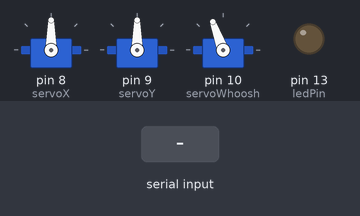
Bench run of a sketch on a simulated Arduino Uno, built with avr-gcc and run on an emulated ATmega328P. Parts: 3 × servo, output pins drawn as LEDs (lit = HIGH). The inputs (shaded band) are chosen by the test bench. What the sketch prints to the serial monitor is not drawn.

Above: at 1.2 s.
1.3 s: "Y" received over Serial
At 2.5 s:
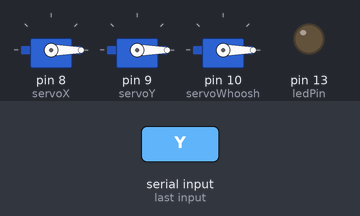
2.8 s: "90,45,200\n" received over Serial
At 4.0 s:
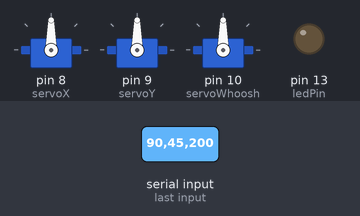
4.3 s: "30,150,10\n" received over Serial
At 5.5 s:
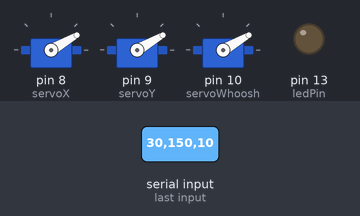
5.8 s: "200\n" received over Serial
At 7.0 s:
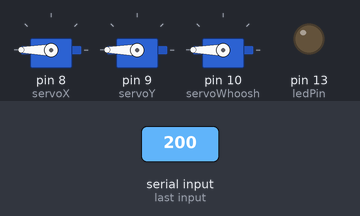
7.3 s: "X" received over Serial
At 8.5 s:
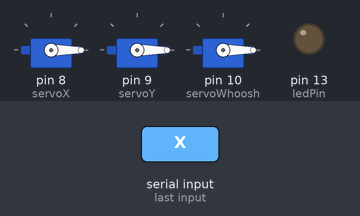
8.8 s: "90,45\n" received over Serial
At 10.3 s:
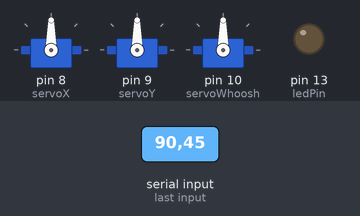
Timing chart, 0 to 11.3 s (numbered marks = the images above; inputs shaded):
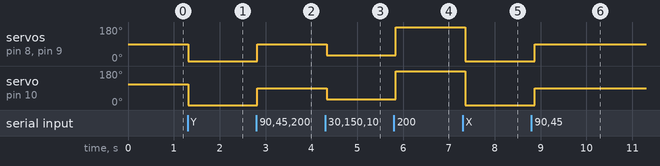

Measured:
- after the input at 1.3 s, servo on pin 8 (servoX), servo on pin 9 (servoY): 90° → 0° at once; servo on pin 10 (servoWhoosh): 110° → 0° at once
- after the input at 2.8 s, servo on pin 8 (servoX), servo on pin 9 (servoY), servo on pin 10 (servoWhoosh): 0° → 90° at once
- after the input at 4.3 s, servo on pin 8 (servoX), servo on pin 9 (servoY), servo on pin 10 (servoWhoosh): 90° → 30° at once
- after the input at 5.8 s, servo on pin 8 (servoX), servo on pin 9 (servoY), servo on pin 10 (servoWhoosh): 30° → 180° at once
- after the input at 7.3 s, servo on pin 8 (servoX), servo on pin 9 (servoY), servo on pin 10 (servoWhoosh): 180° → 0° after 0.06 s
- after the input at 8.8 s, servo on pin 8 (servoX), servo on pin 9 (servoY), servo on pin 10 (servoWhoosh): 0° → 90° after 0.07 s

The sketch:

client.ino
```cpp
#include "Servo.h"

const int ledPin =  LED_BUILTIN;
//LED_BUILTIN
//13
Servo servoX;
Servo servoY;
Servo servoWhoosh;

String serialData;
//Add Servos
void setup() {
  // put your setup code here, to run once:
  Serial.begin(115200);
  Serial.setTimeout(10);
  servoX.attach(8);
  servoY.attach(9);
  servoWhoosh.attach(10);
  servoX.write(90);
  servoY.write(90);
  servoWhoosh.write(110);
  pinMode(ledPin, OUTPUT);
}

void loop() {
  // put your main code here, to run repeatedly:
  //Serial.write(1);
  if (Serial.available())
  {
    char ch = Serial.read();
    if (ch == 'f' || ch== 'F');
    {
      digitalWrite(ledPin, HIGH);
      delay(100);
      digitalWrite(ledPin, LOW);
      Serial.write('1');
    }
  }
  delay(100);
  //Serial.println(5);
}

void serialEvent() {
  serialData = Serial.readString();
  servoX.write(parseDataX(serialData));
  servoY.write(parseDataY(serialData));
  servoWhoosh.write(parseDataS(serialData));
  Serial.print(parseDataX(serialData));
}

int parseDataX(String data){
  data.remove(data.indexOf("Y"));
  data.remove(data.indexOf("X"), 1);
  return data.toInt();
}

int parseDataY(String data){
  data.remove(0,data.indexOf("Y") + 1);
  return data.toInt();
}

int parseDataS(String data) {
  data.remove(0,data.indexOf("S") +1);
  return data.toInt();
}
```
